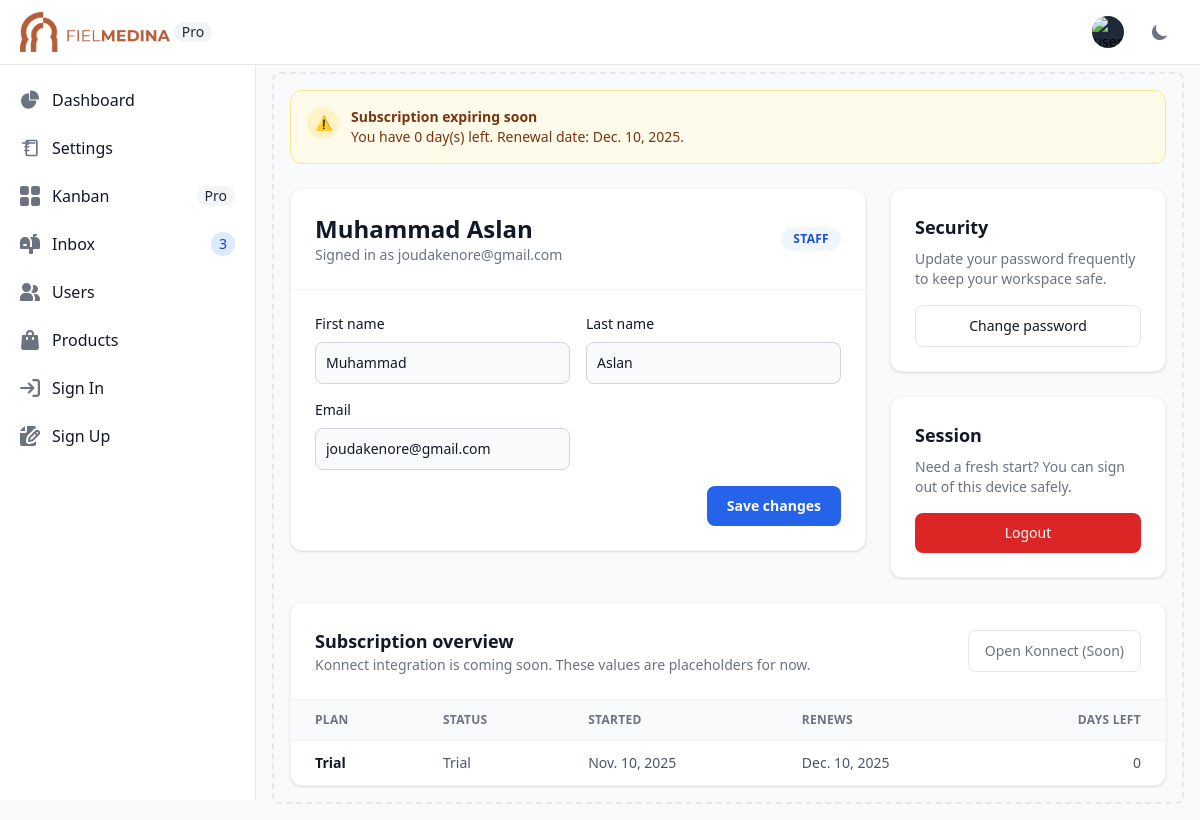
Screenshot of /auth/settings/ (signed in) with the database file from the repository.
### guard/models.py (models this page shows, shortened)
class UserProfile(models.Model):
    class UserType(models.TextChoices):
        STAFF = "staff", _("Staff")
        CLIENT_PARTNER = "client_partner", _("Client / Partenaire")
    user = models.OneToOneField(
        User,
        on_delete=models.CASCADE,
        related_name="profile",
    )
    user_type = models.CharField(
        max_length=32,
        choices=UserType.choices,
        default=UserType.CLIENT_PARTNER,
    )
    subscription_plan = models.CharField(
        max_length=100,
        blank=True,
        default="Trial",
        help_text=_("Placeholder until Konnect subscription is attached."),
    )
    subscription_status = models.CharField(
        max_length=32,
        blank=True,
        default="trial",
    )
    subscription_started_at = models.DateField(null=True, blank=True)
    subscription_renews_at = models.DateField(null=True, blank=True)
    created_at = models.DateTimeField(auto_now_add=True)
    updated_at = models.DateTimeField(auto_now=True)
    class Meta:
        verbose_name = _("User profile")
        verbose_name_plural = _("User profiles")
    @property
    def subscription_days_left(self):
        if not self.subscription_renews_at:
            return None
        return (self.subscription_renews_at - timezone.now().date()).days
    @property
    def is_subscription_expiring(self) -> bool:
        days_left = self.subscription_days_left
        return days_left is not None and days_left <= 7
    @property
    def subscription_status_label(self) -> str:
        mapping = {
            "trial": _("Trial"),
            "active": _("Active"),
            "grace": _("Grace period"),
            "expired": _("Expired"),
        }
        key = (self.subscription_status or "").lower()
        return mapping.get(key, key.capitalize() or _("Pending"))

### guard/views.py (the view, shortened to what this page needs)
# urls.py: path('auth/settings/', SettingView.as_view(), name='settings'),
class SettingView(LoginRequiredMixin, TemplateView):
    template_name = "guard/auth/settings.html"
    def get(self, request, *args, **kwargs):
        return self.render_to_response(self.get_context_data())
    def get_context_data(self, **kwargs):
        context = super().get_context_data(**kwargs)
        profile = getattr(self.request.user, "profile", None)
        context["user_profile"] = profile
        context["profile_form"] = kwargs.get("form") or ProfileUpdateForm(
            instance=self.request.user
        )
        context["subscription_rows"] = self._build_subscription_rows(profile)
        context["subscription_alert"] = self._build_subscription_alert(profile)
        return context
    def _build_subscription_rows(self, profile):
        days_left = profile.subscription_days_left
        return [
            {
                "plan": profile.subscription_plan or _("Pending Konnect setup"),
                "status": profile.subscription_status_label,
                "started": profile.subscription_started_at,
                "renews": profile.subscription_renews_at,
                "days_left": days_left if days_left is not None else _("—"),
            }
        ]
    def _build_subscription_alert(self, profile):
        if not profile or not profile.is_subscription_expiring:
            return None
        return {
            "level": "warning",
            "days_left": profile.subscription_days_left,
            "renew_date": profile.subscription_renews_at,
        }

### guard/templates/guard/auth/settings.html (shortened to what this page needs)
{% extends 'guard/base/index.html' %}
{% load static i18n %}
{% block body %}
<div class="space-y-6">
    {% if subscription_alert %}
        <div class="rounded-xl border border-yellow-200 bg-yellow-50 px-4 py-4 text-sm text-yellow-900 dark:border-yellow-600 dark:bg-yellow-900/40 dark:text-yellow-50">
            <div class="flex items-start gap-3">
                <span class="inline-flex h-8 w-8 items-center justify-center rounded-full bg-yellow-100 text-yellow-700 dark:bg-yellow-500/20 dark:text-yellow-200">
                    ⚠️
                </span>
                <div>
                    <p class="font-semibold">{% trans "Subscription expiring soon" %}</p>
                    <p>{% blocktrans with days=subscription_alert.days_left renew_date=subscription_alert.renew_date %}You have {{ days }} day(s) left. Renewal date: {{ renew_date }}.{% endblocktrans %}</p>
                </div>
            </div>
        </div>
    {% endif %}
    <div class="grid gap-6 lg:grid-cols-3">
        <div class="lg:col-span-2 space-y-6">
            <div class="bg-white dark:bg-gray-800 rounded-xl border border-gray-100 dark:border-gray-700 shadow-sm">
                <div class="p-6 border-b border-gray-100 dark:border-gray-700">
                    <div class="flex flex-col gap-4 md:flex-row md:items-center md:justify-between">
                        <div>
                            <h1 class="text-2xl font-semibold text-gray-900 dark:text-white">
                                {{ request.user.get_full_name|default:request.user.username }}
                            </h1>
                            <p class="text-sm text-gray-500 dark:text-gray-400">
                                {% trans "Signed in as" %} {{ request.user.email|default:request.user.username }}
                            </p>
                        </div>
                        <span class="inline-flex items-center rounded-full bg-blue-50 px-3 py-1 text-xs font-semibold uppercase tracking-wide text-blue-700 dark:bg-blue-900/30 dark:text-blue-200">
                            {% if user_profile %}
                                {{ user_profile.get_user_type_display }}
                            {% else %}
                                {% trans "Unknown role" %}
                            {% endif %}
                        </span>
                    </div>
                </div>
                <form method="post" class="p-6 space-y-4" novalidate>
                    <div class="grid gap-4 md:grid-cols-2">
                        {% for field in profile_form %}
                            <div {% if field.field.required %}class="required"{% endif %}>
                                <label for="{{ field.id_for_label }}" class="mb-2 block text-sm font-medium text-gray-900 dark:text-white">
                                    {{ field.label }}
                                </label>
                                {{ field }}
                            </div>
                        {% endfor %}
                    </div>
                    <div class="flex items-center justify-end gap-3">
                        <button type="submit" class="inline-flex items-center rounded-lg bg-blue-600 px-5 py-2.5 text-sm font-semibold text-white hover:bg-blue-700 focus:outline-none focus:ring-4 focus:ring-blue-200 dark:focus:ring-blue-800">
                            {% trans "Save changes" %}
                        </button>
                    </div>
                </form>
            </div>
        </div>
        <div class="space-y-6">
            <div class="bg-white dark:bg-gray-800 rounded-xl border border-gray-100 dark:border-gray-700 shadow-sm p-6">
                <h3 class="text-lg font-semibold text-gray-900 dark:text-white">{% trans "Security" %}</h3>
                <p class="text-sm text-gray-500 dark:text-gray-400 mt-2">
                    {% trans "Update your password frequently to keep your workspace safe." %}
                </p>
                <a href="{% url 'guard:password_change' %}" class="mt-4 inline-flex w-full items-center justify-center rounded-lg border border-gray-200 px-4 py-2.5 text-sm font-medium text-gray-900 hover:bg-gray-50 focus:outline-none focus:ring-4 focus:ring-gray-200 dark:border-gray-600 dark:text-white dark:hover:bg-gray-700 dark:focus:ring-gray-800">
                    {% trans "Change password" %}
                </a>
            </div>
            <div class="bg-white dark:bg-gray-800 rounded-xl border border-gray-100 dark:border-gray-700 shadow-sm p-6">
                <h3 class="text-lg font-semibold text-gray-900 dark:text-white">{% trans "Session" %}</h3>
                <p class="text-sm text-gray-500 dark:text-gray-400 mt-2">
                    {% trans "Need a fresh start? You can sign out of this device safely." %}
                </p>
                <form action="{% url 'guard:logout' %}" method="post" class="mt-4">
                    <button type="submit" class="inline-flex w-full items-center justify-center rounded-lg bg-red-600 px-4 py-2.5 text-sm font-medium text-white hover:bg-red-700 focus:outline-none focus:ring-4 focus:ring-red-200 dark:focus:ring-red-800">
                        {% trans "Logout" %}
                    </button>
                </form>
            </div>
        </div>
    </div>
    <div class="bg-white dark:bg-gray-800 rounded-xl border border-gray-100 dark:border-gray-700 shadow-sm">
        <div class="flex flex-wrap items-center justify-between gap-4 border-b border-gray-100 p-6 dark:border-gray-700">
            <div>
                <h3 class="text-lg font-semibold text-gray-900 dark:text-white">{% trans "Subscription overview" %}</h3>
                <p class="text-sm text-gray-500 dark:text-gray-400">
                    {% trans "Konnect integration is coming soon. These values are placeholders for now." %}
                </p>
            </div>
            <button type="button" disabled class="inline-flex items-center rounded-lg border border-gray-200 px-4 py-2.5 text-sm font-medium text-gray-500 cursor-not-allowed dark:border-gray-700 dark:text-gray-400">
                {% trans "Open Konnect (Soon)" %}
            </button>
        </div>
        <div class="overflow-x-auto">
            <table class="w-full text-left text-sm text-gray-600 dark:text-gray-300">
                <thead class="bg-gray-50 text-xs uppercase tracking-wide text-gray-500 dark:bg-gray-900 dark:text-gray-400">
                    <tr>
                        <th class="px-6 py-3">{% trans "Plan" %}</th>
                        <th class="px-6 py-3">{% trans "Status" %}</th>
                        <th class="px-6 py-3">{% trans "Started" %}</th>
                        <th class="px-6 py-3">{% trans "Renews" %}</th>
                        <th class="px-6 py-3 text-right">{% trans "Days left" %}</th>
                    </tr>
                </thead>
                <tbody>
                    {% if subscription_rows %}
                        {% for row in subscription_rows %}
                            <tr class="border-t border-gray-100 text-sm dark:border-gray-700">
                                <td class="px-6 py-3 font-semibold text-gray-900 dark:text-white">{{ row.plan }}</td>
                                <td class="px-6 py-3">{{ row.status }}</td>
                                <td class="px-6 py-3">
                                    {% if row.started %}{{ row.started }}{% else %}&mdash;{% endif %}
                                </td>
                                <td class="px-6 py-3">
                                    {% if row.renews %}{{ row.renews }}{% else %}&mdash;{% endif %}
                                </td>
                                <td class="px-6 py-3 text-right">
                                    {{ row.days_left }}
                                </td>
                            </tr>
                        {% endfor %}
                    {% else %}
                        <tr class="border-t border-gray-100 dark:border-gray-700">
                            <td colspan="5" class="px-6 py-6 text-center text-sm text-gray-500 dark:text-gray-400">
                                {% trans "No subscription data yet. Konnect billing will appear here once connected." %}
                            </td>
                        </tr>
                    {% endif %}
                </tbody>
            </table>
        </div>
    </div>
</div>
{% endblock body %}

### rows the page displays
UserProfile: user_type "STAFF", plan "Trial", status "Trial", started "Nov. 10, 2025", renews "Dec. 10, 2025", days_left "0"

### other values shown
{{ request.user.get_full_name|default:request.user.username }} "Muhammad Aslan"
{{ request.user.email|default:request.user.username }} "joudakenore@gmail.com"
{{ field.label }} "First name" "Last name" "Email"
